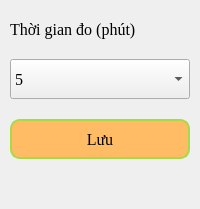
             <widget class="QWidget" name="timeTab">
              <property name="styleSheet">
               <string notr="true">QWidget::timeTab{
background-color: transparent;
}</string>
              </property>
              <attribute name="title">
               <string>Thời gian đo</string>
              </attribute>
              <layout class="QVBoxLayout" name="verticalLayout_17">
               <property name="spacing">
                <number>20</number>
               </property>
               <property name="leftMargin">
                <number>10</number>
               </property>
               <property name="topMargin">
                <number>20</number>
               </property>
               <property name="rightMargin">
                <number>10</number>
               </property>
               <property name="bottomMargin">
                <number>10</number>
               </property>
               <item>
                <widget class="QLabel" name="label_13">
                 <property name="font">
                  <font>
                   <family>Times New Roman</family>
                   <pointsize>12</pointsize>
                   <weight>50</weight>
                   <bold>false</bold>
                  </font>
                 </property>
                 <property name="styleSheet">
                  <string notr="true"/>
                 </property>
                 <property name="text">
                  <string>Thời gian đo (phút)</string>
                 </property>
                 <property name="alignment">
                  <set>Qt::AlignLeading|Qt::AlignLeft|Qt::AlignVCenter</set>
                 </property>
                </widget>
               </item>
               <item>
                <widget class="QComboBox" name="cb_measure_time">
                 <property name="minimumSize">
                  <size>
                   <width>0</width>
                   <height>40</height>
                  </size>
                 </property>
                 <property name="maximumSize">
                  <size>
                   <width>300</width>
                   <height>40</height>
                  </size>
                 </property>
                 <property name="font">
                  <font>
                   <family>Times New Roman</family>
                   <pointsize>12</pointsize>
                  </font>
                 </property>
                 <item>
                  <property name="text">
                   <string>5</string>
                  </property>
                 </item>
                 <item>
                  <property name="text">
                   <string>10</string>
                  </property>
                 </item>
                 <item>
                  <property name="text">
                   <string>15</string>
                  </property>
                 </item>
                 <item>
                  <property name="text">
                   <string>20</string>
                  </property>
                 </item>
                 <item>
                  <property name="text">
                   <string>25</string>
                  </property>
                 </item>
                 <item>
                  <property name="text">
                   <string>30</string>
                  </property>
                 </item>
                </widget>
               </item>
               <item>
                <widget class="QPushButton" name="btn_time_save">
                 <property name="minimumSize">
                  <size>
                   <width>100</width>
                   <height>40</height>
                  </size>
                 </property>
                 <property name="maximumSize">
                  <size>
                   <width>300</width>
                   <height>40</height>
                  </size>
                 </property>
                 <property name="baseSize">
                  <size>
                   <width>0</width>
                   <height>0</height>
                  </size>
                 </property>
                 <property name="font">
                  <font>
                   <family>Times New Roman</family>
                   <pointsize>12</pointsize>
                  </font>
                 </property>
                 <property name="styleSheet">
                  <string notr="true">QPushButton{
	background-color: #ffbc65;
    border: 2px solid #a7da46;
    border-radius:10px;
}
QPushButton:hover{
background-color:#ffe5c4;
}</string>
                 </property>
                 <property name="text">
                  <string>Lưu</string>
                 </property>
                </widget>
               </item>
               <item>
                <spacer name="verticalSpacer_4">
                 <property name="orientation">
                  <enum>Qt::Vertical</enum>
                 </property>
                 <property name="sizeHint" stdset="0">
                  <size>
                   <width>20</width>
                   <height>40</height>
                  </size>
                 </property>
                </spacer>
               </item>
              </layout>
             </widget>
